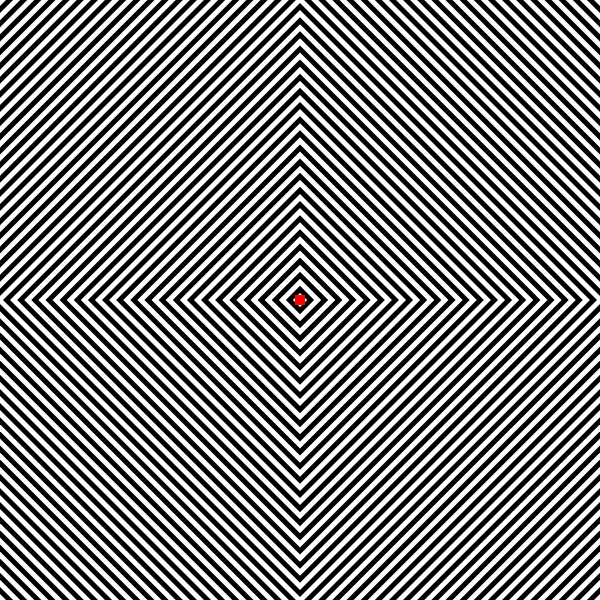
Frame 1 (no input)
Frame 60 (no input): identical to frame 1, image omitted
Frame 120 (the mouse pressed at the canvas centre since frame 60): identical to frame 1, image omitted

The p5.js sketch that drew this single still picture (run headless with seeded random() and noise() and a simulated clock; from frame 60 on, the mouse is pressed at the canvas centre):

// p5.js sketch
// ── sketch.js
let scene = true;
function setup() {
  createCanvas(600, 600);
  rectMode(CENTER);
  angleMode(DEGREES);
}

function draw() {
  background(220);
  noStroke();
  push();
  translate(300, 300);
  push();
  rotate(45);
  // if(frameCount%3 == 0){
  //   scene = !scene;
  // }
  if(scene == true){
    for(i = 1000; i > 0; i = i - 10){
        if(i%20 == 0){
          fill("black");
        } else {
          fill("white");
        }
        square(0, 0, i);
    }
  }
  if(scene == false){
    for(i = 1000; i > 0; i = i - 10){
        if(i%20 == 0){
          fill("white");
        } else {
          fill("black");
        }
        square(0, 0, i);
    }
  }
  pop();
  fill("red");
  square(0, 0, 10);
  pop();


}
